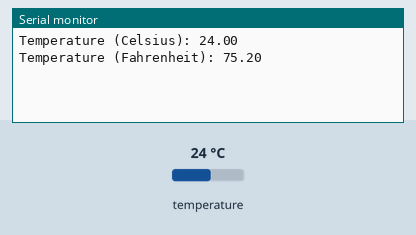
This sketch was run on a simulated Arduino Uno, built with avr-gcc and run on an emulated ATmega328P. On the bench: the last lines printed to the serial monitor. Inputs (shaded band) come from the test bench; at power-on: temperature 24 °C.

Above: at 1.5 s.
1.6 s: temperature set to 12 °C
At 3.4 s:
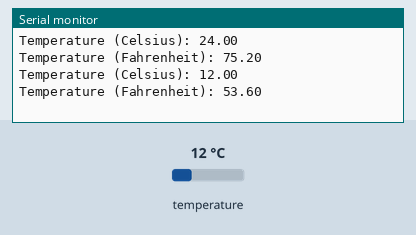
3.7 s: temperature set to 19 °C
At 5.4 s:
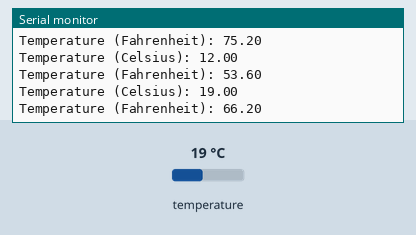
Timing chart, 0 to 6.9 s (numbered marks = the images above; inputs shaded):
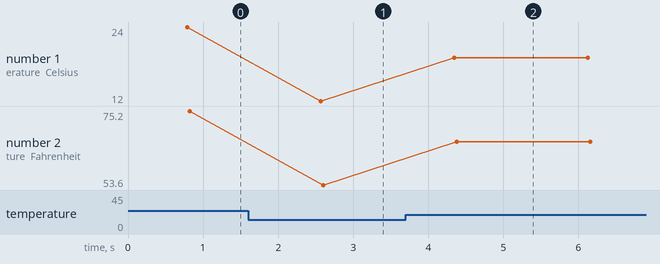

The sketch:

DS18B20_Temperature_Sensor.ino
```cpp
#include <OneWire.h>
#include <DallasTemperature.h>

#define ONE_WIRE_BUS 2 // Digital pin connected to the DS18B20 sensor

OneWire oneWire(ONE_WIRE_BUS);
DallasTemperature sensors(&oneWire);

void setup() {
  Serial.begin(9600);
  sensors.begin();
}

void loop() {
  sensors.requestTemperatures();
  float temperatureC = sensors.getTempCByIndex(0);
  float temperatureF = sensors.getTempFByIndex(0);

  Serial.print("Temperature (Celsius): ");
  Serial.println(temperatureC);
  Serial.print("Temperature (Fahrenheit): ");
  Serial.println(temperatureF);

  delay(1000); // Delay for a moment before the next reading.
}
```

Measured:
- after the input at 1.6 s, the serial monitor: prints a new line after 0.97 s (image 1)
- after the input at 3.7 s, the serial monitor: prints a new line after 0.65 s (image 2)
- plotted number 1: 24 → 12 after the input at 1.6 s, 12 → 19 after the input at 3.7 s
- plotted number 2: 75.2 → 53.6 after the input at 1.6 s, 53.6 → 66.2 after the input at 3.7 s
